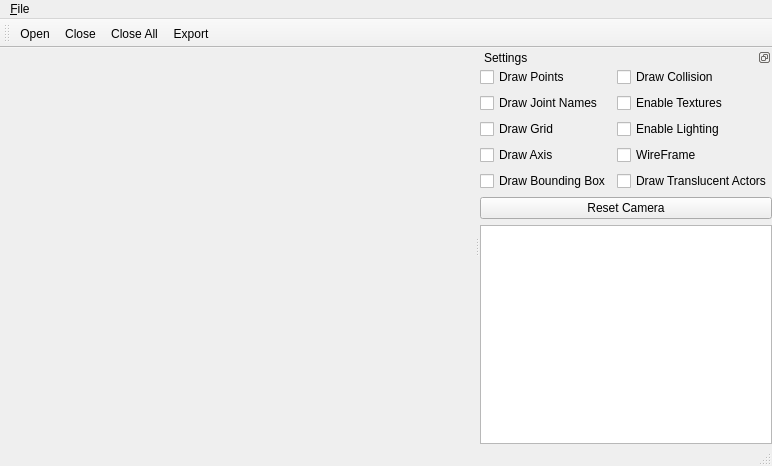
<?xml version="1.0" encoding="UTF-8"?>
<ui version="4.0">
 <class>MainWindow</class>
 <widget class="QMainWindow" name="MainWindow">
  <property name="geometry">
   <rect>
    <x>0</x>
    <y>0</y>
    <width>772</width>
    <height>466</height>
   </rect>
  </property>
  <property name="windowTitle">
   <string>MainWindow</string>
  </property>
  <widget class="QWidget" name="centralWidget">
   <layout class="QGridLayout" name="gridLayout_4">
    <property name="leftMargin">
     <number>0</number>
    </property>
    <property name="topMargin">
     <number>0</number>
    </property>
    <property name="rightMargin">
     <number>0</number>
    </property>
    <property name="bottomMargin">
     <number>0</number>
    </property>
    <item row="0" column="0">
     <widget class="GLViewer" name="glView" native="true"/>
    </item>
   </layout>
  </widget>
  <widget class="QMenuBar" name="menuBar">
   <property name="geometry">
    <rect>
     <x>0</x>
     <y>0</y>
     <width>772</width>
     <height>26</height>
    </rect>
   </property>
   <widget class="QMenu" name="menuFile">
    <property name="title">
     <string>&amp;File</string>
    </property>
    <addaction name="actionOpen"/>
    <addaction name="actionExport"/>
    <addaction name="actionClose"/>
   </widget>
   <addaction name="menuFile"/>
  </widget>
  <widget class="QToolBar" name="mainToolBar">
   <attribute name="toolBarArea">
    <enum>TopToolBarArea</enum>
   </attribute>
   <attribute name="toolBarBreak">
    <bool>false</bool>
   </attribute>
   <addaction name="actionOpen"/>
   <addaction name="actionClose"/>
   <addaction name="actionCloseAll"/>
   <addaction name="actionExport"/>
  </widget>
  <widget class="QStatusBar" name="statusBar"/>
  <widget class="QDockWidget" name="dockWidget_2">
   <property name="features">
    <set>QDockWidget::DockWidgetFloatable|QDockWidget::DockWidgetMovable</set>
   </property>
   <property name="windowTitle">
    <string>Settings</string>
   </property>
   <attribute name="dockWidgetArea">
    <number>2</number>
   </attribute>
   <widget class="QWidget" name="dockWidgetContents_2">
    <layout class="QGridLayout" name="gridLayout_2">
     <property name="leftMargin">
      <number>0</number>
     </property>
     <property name="topMargin">
      <number>0</number>
     </property>
     <property name="rightMargin">
      <number>0</number>
     </property>
     <property name="bottomMargin">
      <number>0</number>
     </property>
     <item row="0" column="0">
      <layout class="QGridLayout" name="gridLayout">
       <item row="2" column="1">
        <widget class="QCheckBox" name="enableLightingCheckBox">
         <property name="text">
          <string>Enable Lighting</string>
         </property>
        </widget>
       </item>
       <item row="1" column="0">
        <widget class="QCheckBox" name="jointNamesCheckBox">
         <property name="text">
          <string>Draw Joint Names</string>
         </property>
        </widget>
       </item>
       <item row="4" column="1">
        <widget class="QCheckBox" name="transActors">
         <property name="text">
          <string>Draw Translucent Actors</string>
         </property>
        </widget>
       </item>
       <item row="3" column="1">
        <widget class="QCheckBox" name="wireframeCheckBox">
         <property name="text">
          <string>WireFrame</string>
         </property>
        </widget>
       </item>
       <item row="2" column="0">
        <widget class="QCheckBox" name="gridCheckBox">
         <property name="text">
          <string>Draw Grid</string>
         </property>
        </widget>
       </item>
       <item row="1" column="1">
        <widget class="QCheckBox" name="enableTexturesCheckBox">
         <property name="text">
          <string>Enable Textures</string>
         </property>
        </widget>
       </item>
       <item row="5" column="0" colspan="2">
        <widget class="QPushButton" name="resetCameraPushButton">
         <property name="text">
          <string>Reset Camera</string>
         </property>
        </widget>
       </item>
       <item row="4" column="0">
        <widget class="QCheckBox" name="boundingBoxChkBox">
         <property name="text">
          <string>Draw Bounding Box</string>
         </property>
        </widget>
       </item>
       <item row="0" column="0">
        <widget class="QCheckBox" name="pointsCheckBox">
         <property name="text">
          <string>Draw Points</string>
         </property>
        </widget>
       </item>
       <item row="6" column="0" colspan="2">
        <widget class="QListWidget" name="listWidget">
         <property name="sizePolicy">
          <sizepolicy hsizetype="Expanding" vsizetype="Expanding">
           <horstretch>0</horstretch>
           <verstretch>0</verstretch>
          </sizepolicy>
         </property>
         <property name="focusPolicy">
          <enum>Qt::ClickFocus</enum>
         </property>
         <property name="editTriggers">
          <set>QAbstractItemView::NoEditTriggers</set>
         </property>
        </widget>
       </item>
       <item row="3" column="0">
        <widget class="QCheckBox" name="axisCheckBox">
         <property name="text">
          <string>Draw Axis</string>
         </property>
        </widget>
       </item>
       <item row="0" column="1">
        <widget class="QCheckBox" name="drawCollisionCheckBox">
         <property name="text">
          <string>Draw Collision</string>
         </property>
        </widget>
       </item>
      </layout>
     </item>
    </layout>
   </widget>
  </widget>
  <action name="actionOpen">
   <property name="text">
    <string>&amp;Open</string>
   </property>
   <property name="shortcut">
    <string>Ctrl+O</string>
   </property>
  </action>
  <action name="actionClose">
   <property name="text">
    <string>&amp;Close</string>
   </property>
  </action>
  <action name="actionExport">
   <property name="text">
    <string>&amp;Export</string>
   </property>
  </action>
  <action name="actionCloseAll">
   <property name="text">
    <string>Close All</string>
   </property>
  </action>
 </widget>
 <layoutdefault spacing="6" margin="11"/>
 <customwidgets>
  <customwidget>
   <class>GLViewer</class>
   <extends>QWidget</extends>
   <header>GLViewer.hpp</header>
   <container>1</container>
  </customwidget>
 </customwidgets>
 <resources/>
 <connections>
  <connection>
   <sender>actionOpen</sender>
   <signal>triggered()</signal>
   <receiver>MainWindow</receiver>
   <slot>onOpenFile()</slot>
   <hints>
    <hint type="sourcelabel">
     <x>-1</x>
     <y>-1</y>
    </hint>
    <hint type="destinationlabel">
     <x>266</x>
     <y>208</y>
    </hint>
   </hints>
  </connection>
  <connection>
   <sender>actionExport</sender>
   <signal>triggered()</signal>
   <receiver>MainWindow</receiver>
   <slot>onExport()</slot>
   <hints>
    <hint type="sourcelabel">
     <x>-1</x>
     <y>-1</y>
    </hint>
    <hint type="destinationlabel">
     <x>414</x>
     <y>208</y>
    </hint>
   </hints>
  </connection>
 </connections>
 <slots>
  <slot>onOpenFile()</slot>
  <slot>onCurrentModelChanged()</slot>
  <slot>onCurrentRigChanged()</slot>
  <slot>onExport()</slot>
 </slots>
</ui>
